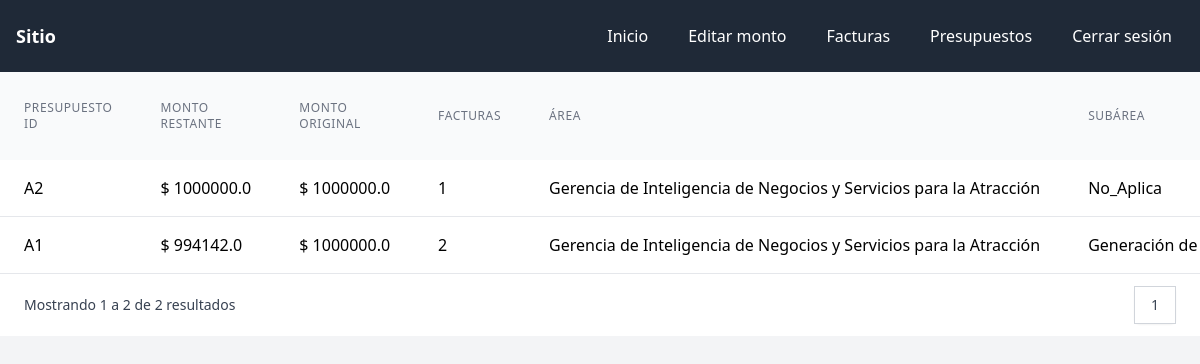
/presupuestos/ (signed in), run on an earlier commit of the app's database.
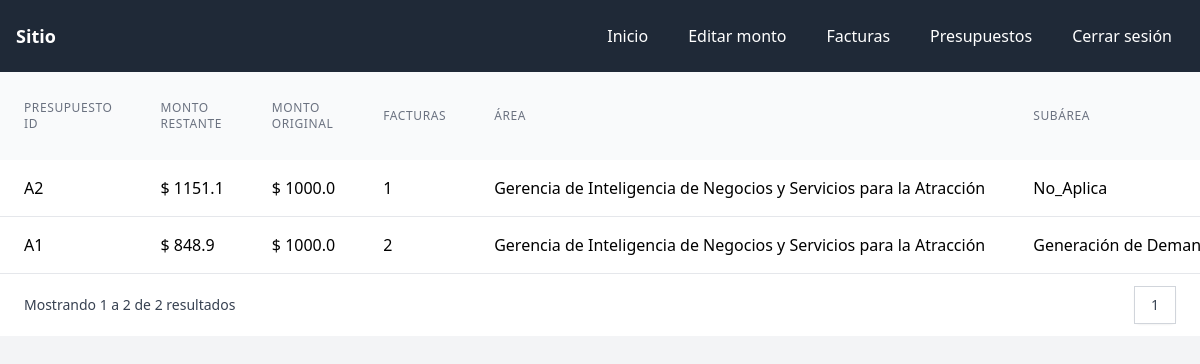
And on a later commit of the database.
### core/models.py (models this page shows, shortened)
class BaseModel(models.Model):
    created_at = models.DateTimeField(auto_now_add=True, verbose_name='Fecha de creación')
    updated_at = models.DateTimeField(auto_now=True, verbose_name='Fecha de actualización')
    class Meta:
        abstract = True

class Presupuesto(BaseModel):
    presupuesto_id = models.CharField(max_length=100, unique=True)
    monto = models.FloatField()
    monto_original = models.FloatField()
    area = models.ForeignKey(Area, null=True, on_delete=models.SET_NULL)
    sub_area = models.ForeignKey(SubArea, null=True, on_delete=models.SET_NULL)
    proveedor = models.ForeignKey(Proveedor, null=True, on_delete=models.SET_NULL)
    tipo_de_gasto = models.ForeignKey(TipoDeGasto, null=True, on_delete=models.SET_NULL)
    cantidad = models.FloatField()
    precio_unitario = models.FloatField()
    subtotal = models.FloatField(null=True, blank=True)
    lleva_iva = models.BooleanField()
    iva = models.FloatField(null=True, blank=True)
    total = models.FloatField(null=True, blank=True)
    the_learning_gate = models.IntegerField(default=0)
    aula_virtual = models.IntegerField(default=0)
    live = models.IntegerField(default=0)
    en_linea = models.IntegerField(default=0)
    posgrados_presencial = models.IntegerField(default=0)
    posgrados_en_linea = models.IntegerField(default=0)
    total2 = models.IntegerField(null=True, blank=True)
    s1_0700399A03 = models.IntegerField(default=0)
    s1_0870399A06 = models.IntegerField(default=0)
    s1_0700399A31 = models.IntegerField(default=0)
    s1_0705103A00 = models.IntegerField(default=0)
    s1_0875103A00 = models.IntegerField(default=0)
    s2_0700399A03 = models.IntegerField(default=0)
    s2_0870399A06 = models.IntegerField(default=0)
    s2_0700399A31 = models.IntegerField(default=0)
    s2_0705103A00 = models.IntegerField(default=0)
    s2_0875103A00 = models.IntegerField(default=0)

class Area(BaseModel):
    nombre = models.CharField(max_length=100)
    def  __str__(self) -> str:
        return self.nombre

class SubArea(BaseModel):
    nombre = models.CharField(max_length=100)
    def  __str__(self) -> str:
        return self.nombre

### core/views.py (the view)
# urls.py: path('presupuestos/', presupuestos, name='presupuestos'),
@login_required(redirect_field_name='next', login_url='/login/')
def presupuestos(request):
    presupuestos_list = presupuestos_query(request).annotate(num_facturas=Count('factura'))
    paginator = Paginator(presupuestos_list, 15)
    page_number = request.GET.get('page')
    page_obj = paginator.get_page(page_number)
    return render(request, 'presupuestos.html', {'page_obj': page_obj, 'user_context_data': user_context_data(request)})

### core/models.py (called while the page is built)
    def  __str__(self) -> str:
        return self.nombre

    def  __str__(self) -> str:
        return self.nombre

### core/views.py (called while the page is built, shortened)
def presupuestos_query(request):
    qs = Presupuesto.objects.all()
    if request.user.is_superuser:
        return qs

def user_context_data(request):
    user = request.user
    try:
        u = UserAreaOrSubArea.objects.get(user__id=user.pk)
        return {
            'is_superuser': request.user.is_superuser,
            'is_staff': request.user.is_staff,
            'puede_editar_monto': u.puede_editar_monto
        }
    except UserAreaOrSubArea.DoesNotExist:
        return {
            'is_superuser': request.user.is_superuser,
            'is_staff': request.user.is_staff,
            'puede_editar_monto': False
        }

### core/templates/presupuestos.html (shortened to what this page needs)
{% extends "base.html" %}
{% block content %}
<div class="table-wrp block min-h-100 overflow-x-auto">
  <table class="w-full">
    <thead class="bg-gray-50">
      <tr>
        <th scope="col" class="px-6 py-3 text-left text-xs font-medium text-gray-500 uppercase tracking-wider">Presupuesto ID</th>
        <th scope="col" class="px-6 py-3 text-left text-xs font-medium text-gray-500 uppercase tracking-wider">Monto restante</th>
        <th scope="col" class="px-6 py-3 text-left text-xs font-medium text-gray-500 uppercase tracking-wider">Monto Original</th>
        <th scope="col" class="px-6 py-3 text-left text-xs font-medium text-gray-500 uppercase tracking-wider">Facturas</th>
        <th scope="col" class="px-6 py-3 text-left text-xs font-medium text-gray-500 uppercase tracking-wider">Área</th>
        <th scope="col" class="px-6 py-3 text-left text-xs font-medium text-gray-500 uppercase tracking-wider">Subárea</th>
      </tr>
    </thead>
    <tbody class="bg-white divide-y divide-gray-200">
      {% for presupuesto in page_obj %}
      <tr>
          <td class="px-6 py-4 whitespace-nowrap">{{ presupuesto.presupuesto_id }}</td>
          <td class="px-6 py-4 whitespace-nowrap">$ {{ presupuesto.monto }}</td>
          <td class="px-6 py-4 whitespace-nowrap">$ {{ presupuesto.monto_original }}</td>
          <td class="px-6 py-4 whitespace-nowrap">{{ presupuesto.num_facturas }}</td>
          <td class="px-6 py-4 whitespace-nowrap">{{ presupuesto.area }}</td>
          <td class="px-6 py-4 whitespace-nowrap">{{ presupuesto.sub_area }}</td>
      </tr>
      {% endfor %}
    </tbody>
  </table>
</div>
<div class="bg-white px-4 py-3 flex items-center justify-between border-t border-gray-200 sm:px-6">
    <div class="hidden sm:flex-1 sm:flex sm:items-center sm:justify-between">
      <div>
        <p class="text-sm text-gray-700">
          Mostrando
          <span class="font-medium">{{ page_obj.start_index }}</span>
          a
          <span class="font-medium">{{ page_obj.end_index }}</span>
          de
          <span class="font-medium">{{ page_obj.paginator.count }}</span>
          resultados
        </p>
      </div>
      <div>
        <nav class="relative z-0 inline-flex rounded-md shadow-sm -space-x-px" aria-label="Pagination">
        {% for num in page_obj.paginator.page_range %}
            <a href="?page={{ num }}" class="{% if page_obj.number == num %}relative inline-flex items-center px-4 py-2 border border-gray-300 bg-white text-sm font-medium text-gray-700 hover:bg-gray-50{% else %}relative inline-flex items-center px-4 py-2 border border-gray-300 bg-white text-sm font-medium text-gray-500 hover:bg-gray-50{% endif %}">{{ num }}</a>
        {% endfor %}
        </nav>
      </div>
    </div>
  </div>
{% endblock content %}

What changed in the data, as far as the page shows it:
changed Presupuesto "No_Aplica": monto "1000000.0" → "1151.1"; monto_original "1000000.0" → "1000.0"
changed Presupuesto "Generación de…": monto "994142.0" → "848.9"; monto_original "1000000.0" → "1000.0"
